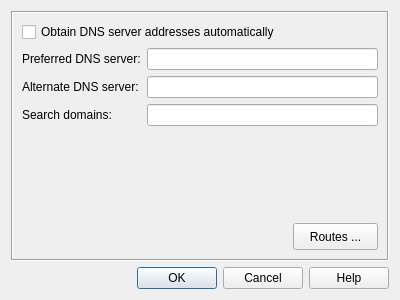
<?xml version="1.0" encoding="UTF-8"?>
<ui version="4.0">
 <class>IpSettingsDialog</class>
 <widget class="QDialog" name="IpSettingsDialog">
  <property name="geometry">
   <rect>
    <x>0</x>
    <y>0</y>
    <width>400</width>
    <height>300</height>
   </rect>
  </property>
  <property name="windowTitle">
   <string>IpSettingsDialog</string>
  </property>
  <property name="windowIcon">
   <iconset resource="../../resources/L2tpIPsecVpn.qrc">
    <normaloff>:/images/configure.png</normaloff>:/images/configure.png</iconset>
  </property>
  <layout class="QGridLayout" name="m_pDialogLayout">
   <item row="0" column="0">
    <widget class="QFrame" name="m_pFrame">
     <property name="frameShape">
      <enum>QFrame::Box</enum>
     </property>
     <property name="frameShadow">
      <enum>QFrame::Sunken</enum>
     </property>
     <layout class="QGridLayout" name="m_pFrameLayout">
      <item row="0" column="0" colspan="3">
       <widget class="QCheckBox" name="m_pAutomaticDNSCheckBox">
        <property name="toolTip">
         <string>If checked the peer is asked for up to 2 DNS server addresses, otherwise provide the desired primary and secundary DNS server addresses manually in the edit boxes below.</string>
        </property>
        <property name="text">
         <string>Obtain DNS server addresses automatically</string>
        </property>
       </widget>
      </item>
      <item row="1" column="0">
       <widget class="QLabel" name="m_pPrimaryDNSServersLabel">
        <property name="sizePolicy">
         <sizepolicy hsizetype="Fixed" vsizetype="Preferred">
          <horstretch>0</horstretch>
          <verstretch>0</verstretch>
         </sizepolicy>
        </property>
        <property name="text">
         <string>Preferred DNS server:</string>
        </property>
        <property name="buddy">
         <cstring>m_pPrimaryDNSServersEdit</cstring>
        </property>
       </widget>
      </item>
      <item row="1" column="1" colspan="2">
       <widget class="QLineEdit" name="m_pPrimaryDNSServersEdit">
        <property name="sizePolicy">
         <sizepolicy hsizetype="Expanding" vsizetype="Fixed">
          <horstretch>0</horstretch>
          <verstretch>0</verstretch>
         </sizepolicy>
        </property>
        <property name="toolTip">
         <string>Ip addresses of preferred domain name server used to resolve host names. Address must be entered as IPv4 address.

Example:
1.2.3.4</string>
        </property>
       </widget>
      </item>
      <item row="2" column="0">
       <widget class="QLabel" name="m_pSecundaryDNSServersLabel">
        <property name="sizePolicy">
         <sizepolicy hsizetype="Fixed" vsizetype="Preferred">
          <horstretch>0</horstretch>
          <verstretch>0</verstretch>
         </sizepolicy>
        </property>
        <property name="text">
         <string>Alternate DNS server:</string>
        </property>
        <property name="buddy">
         <cstring>m_pSecundaryDNSServersEdit</cstring>
        </property>
       </widget>
      </item>
      <item row="2" column="1" colspan="2">
       <widget class="QLineEdit" name="m_pSecundaryDNSServersEdit">
        <property name="toolTip">
         <string>Ip addresses of alternate domain name server used to resolve host names. Address must be entered as IPv4 address.

Example:
1.2.3.4</string>
        </property>
       </widget>
      </item>
      <item row="3" column="0">
       <widget class="QLabel" name="m_pSearchDomainsLabel">
        <property name="sizePolicy">
         <sizepolicy hsizetype="Fixed" vsizetype="Preferred">
          <horstretch>0</horstretch>
          <verstretch>0</verstretch>
         </sizepolicy>
        </property>
        <property name="text">
         <string>Search domains:</string>
        </property>
        <property name="buddy">
         <cstring>m_pSearchDomainsEdit</cstring>
        </property>
       </widget>
      </item>
      <item row="3" column="1" colspan="2">
       <widget class="QLineEdit" name="m_pSearchDomainsEdit">
        <property name="toolTip">
         <string>Domains used when resolving hostnames.
Use spaces to separate multiple domains.</string>
        </property>
       </widget>
      </item>
      <item row="5" column="2">
       <widget class="QPushButton" name="m_pRoutesButton">
        <property name="sizePolicy">
         <sizepolicy hsizetype="Fixed" vsizetype="Fixed">
          <horstretch>0</horstretch>
          <verstretch>0</verstretch>
         </sizepolicy>
        </property>
        <property name="minimumSize">
         <size>
          <width>85</width>
          <height>27</height>
         </size>
        </property>
        <property name="layoutDirection">
         <enum>Qt::LeftToRight</enum>
        </property>
        <property name="text">
         <string>Routes ...</string>
        </property>
        <property name="autoDefault">
         <bool>false</bool>
        </property>
       </widget>
      </item>
      <item row="4" column="0" colspan="3">
       <spacer name="m_pVerticalSpacer">
        <property name="orientation">
         <enum>Qt::Vertical</enum>
        </property>
        <property name="sizeHint" stdset="0">
         <size>
          <width>20</width>
          <height>23</height>
         </size>
        </property>
       </spacer>
      </item>
     </layout>
    </widget>
   </item>
   <item row="1" column="0">
    <widget class="QDialogButtonBox" name="m_pButtonBox">
     <property name="orientation">
      <enum>Qt::Horizontal</enum>
     </property>
     <property name="standardButtons">
      <set>QDialogButtonBox::Cancel|QDialogButtonBox::Help|QDialogButtonBox::Ok</set>
     </property>
    </widget>
   </item>
  </layout>
 </widget>
 <tabstops>
  <tabstop>m_pAutomaticDNSCheckBox</tabstop>
  <tabstop>m_pPrimaryDNSServersEdit</tabstop>
  <tabstop>m_pSecundaryDNSServersEdit</tabstop>
  <tabstop>m_pSearchDomainsEdit</tabstop>
  <tabstop>m_pRoutesButton</tabstop>
  <tabstop>m_pButtonBox</tabstop>
 </tabstops>
 <resources>
  <include location="../../resources/L2tpIPsecVpn.qrc"/>
 </resources>
 <connections>
  <connection>
   <sender>m_pButtonBox</sender>
   <signal>accepted()</signal>
   <receiver>IpSettingsDialog</receiver>
   <slot>accept()</slot>
   <hints>
    <hint type="sourcelabel">
     <x>257</x>
     <y>290</y>
    </hint>
    <hint type="destinationlabel">
     <x>157</x>
     <y>274</y>
    </hint>
   </hints>
  </connection>
  <connection>
   <sender>m_pButtonBox</sender>
   <signal>rejected()</signal>
   <receiver>IpSettingsDialog</receiver>
   <slot>reject()</slot>
   <hints>
    <hint type="sourcelabel">
     <x>325</x>
     <y>290</y>
    </hint>
    <hint type="destinationlabel">
     <x>286</x>
     <y>274</y>
    </hint>
   </hints>
  </connection>
  <connection>
   <sender>m_pAutomaticDNSCheckBox</sender>
   <signal>toggled(bool)</signal>
   <receiver>m_pPrimaryDNSServersEdit</receiver>
   <slot>setDisabled(bool)</slot>
   <hints>
    <hint type="sourcelabel">
     <x>199</x>
     <y>28</y>
    </hint>
    <hint type="destinationlabel">
     <x>267</x>
     <y>56</y>
    </hint>
   </hints>
  </connection>
  <connection>
   <sender>m_pAutomaticDNSCheckBox</sender>
   <signal>toggled(bool)</signal>
   <receiver>m_pSecundaryDNSServersEdit</receiver>
   <slot>setDisabled(bool)</slot>
   <hints>
    <hint type="sourcelabel">
     <x>199</x>
     <y>28</y>
    </hint>
    <hint type="destinationlabel">
     <x>267</x>
     <y>85</y>
    </hint>
   </hints>
  </connection>
  <connection>
   <sender>m_pAutomaticDNSCheckBox</sender>
   <signal>toggled(bool)</signal>
   <receiver>m_pSearchDomainsEdit</receiver>
   <slot>setDisabled(bool)</slot>
   <hints>
    <hint type="sourcelabel">
     <x>199</x>
     <y>28</y>
    </hint>
    <hint type="destinationlabel">
     <x>267</x>
     <y>114</y>
    </hint>
   </hints>
  </connection>
 </connections>
</ui>
